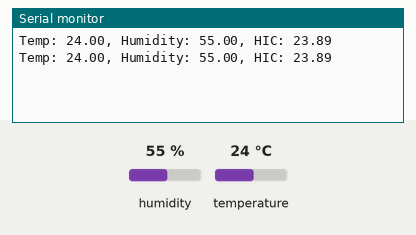
This sketch was run on a simulated ESP8266 (NodeMCU). Parts: the last lines printed to the serial monitor. Wiring (inferred from the names in the program): DHT22 sensor: data D4. Inputs (shaded band) come from the test bench; at power-on: humidity 55 %, temperature 24 °C.

Above: at 5.3 s.
5.4 s: humidity set to 22 %
At 7.7 s:
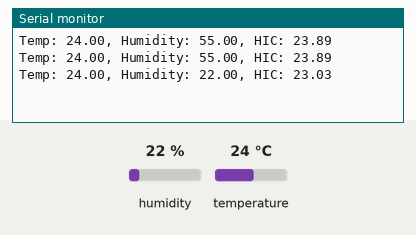
8.8 s: temperature set to 12 °C
At 9.7 s:
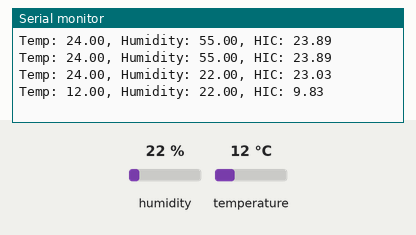
12.2 s: humidity set to 40 %
At 14.9 s:
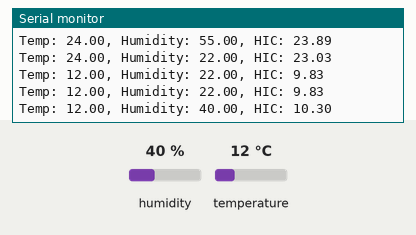
Timing chart, 0 to 16.4 s (numbered marks = the images above; inputs shaded):
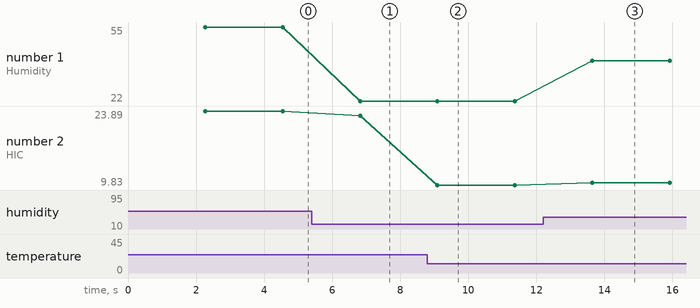

Measured:
- after the input at 5.4 s, the serial monitor: prints a new line after 1.4 s (image 1)
- after the input at 8.8 s, the serial monitor: prints a new line after 0.30 s (image 2)
- after the input at 12.2 s, the serial monitor: prints a new line after 1.4 s (image 3)
- plotted number 1: 55 → 22 after the input at 5.4 s, 22 → 40 after the input at 12.2 s
- plotted number 2: 23.89 → 23.03 after the input at 5.4 s, 23.03 → 9.83 after the input at 8.8 s, 9.83 → 10.3 after the input at 12.2 s

The sketch:

esp8266_dht_lcd.ino
```cpp
#include "DHT.h"

#define DHTTYPE DHT22
#define dht_pin D4

DHT dht(dht_pin, DHTTYPE);
void setup() {
  // put your setup code here, to run once:
  Serial.begin(115200);
  dht.begin();
}

void loop() {
  delay(2000);
  // put your main code here, to run repeatedly:
  float h = dht.readHumidity();
  float t = dht.readTemperature();
  if(isnan(h) || isnan(t)){
    Serial.println("DHT read Failed!");

    return;
  }
  float hic = dht.computeHeatIndex(t,h,false);
  Serial.print("Temp: ");
  Serial.print(t);
  Serial.print(", Humidity: ");
  Serial.print(h);
  Serial.print(", HIC: ");
  Serial.println(hic);
}
```
